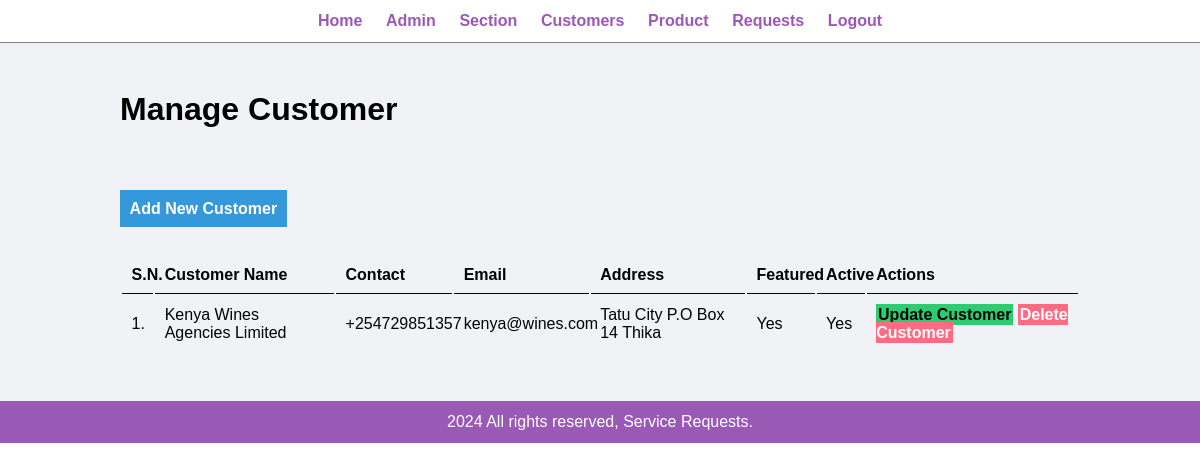
The page /admin/manage-customer.php (signed in) on the database its author committed.
### tables this page shows
CREATE TABLE `tbl_customer` (
  `id` int(10) UNSIGNED NOT NULL,
  `customer_name` varchar(150) DEFAULT NULL,
  `customer_contact` varchar(20) DEFAULT NULL,
  `customer_email` varchar(150) DEFAULT NULL,
  `customer_address` varchar(255) DEFAULT NULL,
  `featured` varchar(10) NOT NULL,
  `active` varchar(10) NOT NULL
);

### admin/manage-customer.php (the view, shortened to what this page needs)
<?php include('partials/menu.php'); ?>
<div class="main-content">
    <div class="wrapper">
        <h1>Manage Customer</h1>
        <br /><br />
        <br><br>
        <a href="<?php echo SITEURL; ?>admin/add-customer.php" class="btn-primary">Add New Customer</a>
        <br /><br /><br />
        <table class="tbl-full">
            <tr>
                <th>S.N.</th>
                <th>Customer Name</th>
                <th>Contact</th>
                <th>Email</th>
                <th>Address</th>
                <th>Featured</th>
                <th>Active</th>
                <th>Actions</th>
            </tr>
            <?php
                $sql = "SELECT * FROM tbl_customer";
                $res = mysqli_query($conn, $sql);
                if(mysqli_num_rows($res) > 0) {
                    $sn = 1;
                    while($row = mysqli_fetch_assoc($res)) {
                        $id = $row['id'];
                        $customer_name = $row['customer_name'];
                        $customer_contact = $row['customer_contact'];
                        $customer_email = $row['customer_email'];
                        $customer_address = $row['customer_address'];
                        $featured = $row['featured'];
                        $active = $row['active'];
                        ?>
                        <tr>
                            <td><?php echo $sn++; ?>. </td>
                            <td><?php echo $customer_name; ?></td>
                            <td><?php echo $customer_contact; ?></td>
                            <td><?php echo $customer_email; ?></td>
                            <td><?php echo $customer_address; ?></td>
                            <td><?php echo $featured; ?></td>
                            <td><?php echo $active; ?></td>
                            <td>
                                <a href="<?php echo SITEURL; ?>admin/update-customer.php?id=<?php echo $id; ?>" class="btn-secondary">Update Customer</a>
                                <a href="<?php echo SITEURL; ?>admin/delete-customer.php?id=<?php echo $id; ?>" class="btn-danger">Delete Customer</a>
                            </td>
                        </tr>
                        <?php
                    }
                } else {
                    ?>
                    <tr>
                        <td colspan="8"><div class="error">No Customers Added.</div></td>
                    </tr>
                    <?php
                }
            ?>
        </table>
    </div>
</div>
<?php include('partials/footer.php'); ?>

### css/admin.css (style rules this page uses)
* { margin: 0; padding: 0; font-family: Arial, Helvetica, sans-serif; }
.wrapper { padding: 1%; width: 80%; margin: 0 auto; }
.tbl-full { width: 100%; }
table tr th { border-bottom: 1px solid black; padding: 1%; text-align: left; }
table tr td { padding: 1%; }
.btn-primary { background-color: #3498db; padding: 1%; color: white; text-decoration: none; font-weight: bold; }
.btn-secondary { background-color: #2ecc71; padding: 1%; color: black; text-decoration: none; font-weight: bold; }
.btn-danger { background-color: #ff6b81; padding: 1%; color: white; text-decoration: none; font-weight: bold; }
.main-content { background-color: #f1f2f6; padding: 3% 0; }

### rows shown on the page
tbl_customer: customer_name "Kenya Wines Agencies Limited", customer_contact "+254729851357", customer_email "kenya@wines.com", customer_address "Tatu City P.O Box 14 Thika", featured "Yes", active "Yes"
